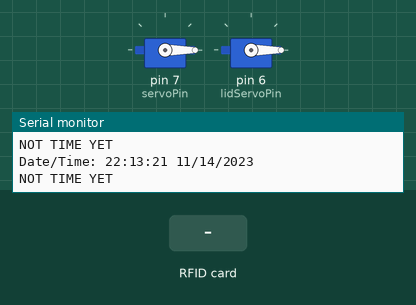
A sketch run on a simulated Arduino Uno, built with avr-gcc and run on an emulated ATmega328P. Shown: 2 × servo, the last lines printed to the serial monitor. The inputs (shaded band) are chosen by the test bench. The local clock reads 2024-03-15 10:24:30 at power-on unless the sketch sets it.

Above: at 1.2 s.
1.3 s: RFID card 24 96 96 3F held to the reader
At 3.3 s:
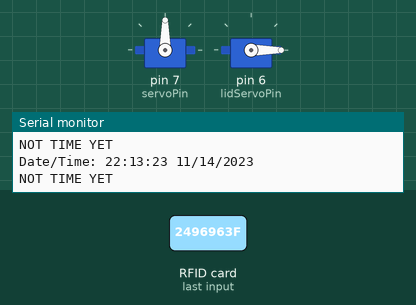
Timing chart, 0 to 4.8 s (numbered marks = the images above; inputs shaded):
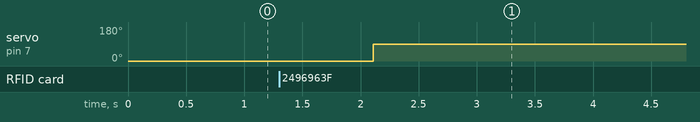

The sketch:

sketch_oct2b.ino
```cpp
#include <Servo.h>
#include <SPI.h>
#include <MFRC522.h>
//#include <DS3231.h>
//#include <Wire.h>
#include <RTClib.h>

#define RST_PIN 9
#define SS_PIN 10

int servoPin = 7;
Servo servo1;
int angle = 0;

int lidServoPin = 6;
Servo lidServo;
int lidServoAngle = 0;

byte readCard[4];
String MasterTag = "2496963F";
String tagID = "2496963F";

//DS3231 myRTC;

MFRC522 mfrc522(SS_PIN, RST_PIN);

RTC_DS3231 rtc;

byte year = '2024';
bool century = false;
bool h12Flag = true;
bool pmFlag = true;

char t[32];

void setup() {
  SPI.begin();
  mfrc522.PCD_Init();

  servo1.attach(servoPin);
  servo1.write(angle);

  lidServo.attach(lidServoPin);
  lidServo.write(lidServoAngle);

  Serial.begin(9600);
  Wire.begin();
  rtc.begin();
  rtc.adjust(DateTime(F(__DATE__), F(__TIME__)));
  //rtc.adjust(DateTime(2014, 1, 21, 3, 0, 0));

  //myRTC.setClockMode(true);

  //myRTC.setYear(24);
  //myRTC.setMonth(10);
  //myRTC.setDate(7);
  //myRTC.setDoW(1);
  //myRTC.setHour(6);
  //myRTC.setMinute(26);
  //myRTC.setSecond(30);
}

void loop() {


  while (getID()) {

    //Serial.print(myRTC.getYear(), DEC);
    //Serial.print('/');
    //Serial.print(myRTC.getMonth(century), DEC);
    //Serial.print('/');
    //Serial.print(myRTC.getDoW(), DEC);
    //Serial.print(' ');
    //Serial.print(myRTC.getHour(h12Flag, pmFlag), DEC);
    //Serial.print(':');
    //Serial.print(myRTC.getMinute(), DEC);
    //Serial.print(':');
    //Serial.print(myRTC.getSecond(), DEC);
    //Serial.println();
    if (tagID == MasterTag) {
      if (angle == 0) {
        angle = 90;
      } else if (angle == 90) {
        angle = 0;
      }
      servo1.write(angle);
    }
  }
  DateTime now = rtc.now();
  //Serial.println(String("DateTime::TIMESTAMP_FULL:\t")+time.timestamp(DateTime::TIMESTAMP_FULL));
  sprintf(t, "%02d:%02d:%02d %02d/%02d/%02d", now.hour(), now.minute(), now.second(), now.month(), now.day(), now.year());
  Serial.print(F("Date/Time: "));
  Serial.println(t);
  if (now.hour() == 11 && now.minute() == 19 && (now.second() >= 0 && now.second() <= 5) && now.year() == 2024 && now.month() == 10 && now.day() == 25) {
    if (lidServoAngle == 0) {
      lidServoAngle = 90;
      delay(1000);
      delay(3000);
    } else if (lidServoAngle == 90) {
      lidServoAngle = 0;
      delay(1000);
    }
    lidServo.write(lidServoAngle);
  } else {
    Serial.println("NOT TIME YET");
  }

  delay(1000);
}

boolean getID() {
  if (!mfrc522.PICC_IsNewCardPresent()) {
    return false;
  }
  if (!mfrc522.PICC_ReadCardSerial()) {
    return false;
  }
  tagID = "";

  for (uint8_t i = 0; i < 4; i++) {
    tagID.concat(String(mfrc522.uid.uidByte[i], HEX));
  }
  tagID.toUpperCase();
  mfrc522.PICC_HaltA();
  return true;
}
```

Measured:
- after the input at 1.3 s, servo on pin 7 (servoPin): 0° → 90° after 0.81 s
